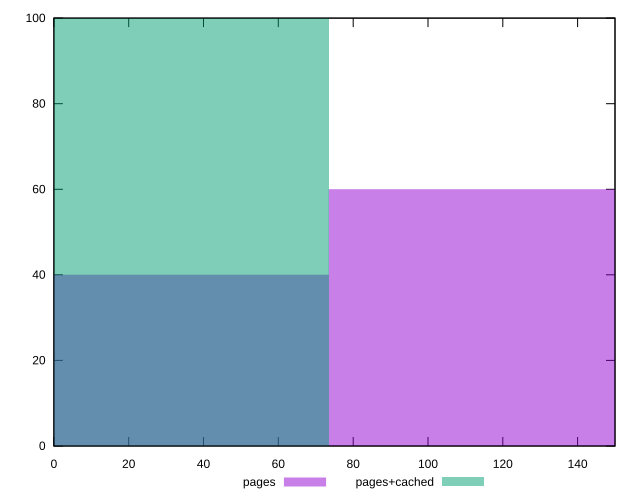

gnuplot code for this plot:
reset
set terminal svg size 640, 500 enhanced background rgb 'white'
set output "report_00007_2020-12-11T15:55:29.892Z/unminified-javascript/comparison/histogram/1_vs_2.svg"

$pages <<EOF
0 40
146.90158263586505 60
EOF

$pagesCached <<EOF
0 100
EOF

set key outside below
set boxwidth 146.90158263586505
set yrange [0:100]
set style fill transparent solid 0.5 noborder

plot \
  $pages title "pages" with boxes, \
  $pagesCached title "pages+cached" with boxes, \


reset
